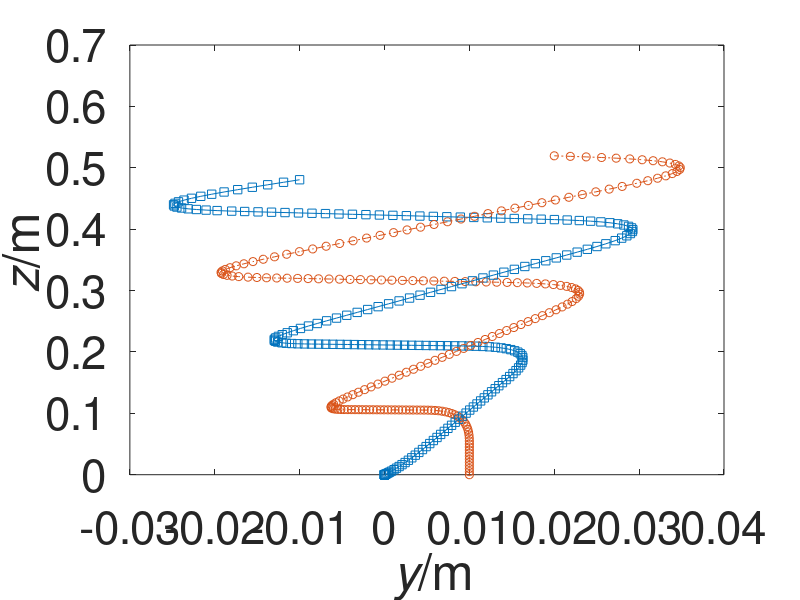

MATLAB code to generate this figure: (Note: this script raises an error after producing the figure.)
%%% rubberband2D.m
%% Last-Updated: 2024-04-14T17:19:23+0200
%%
%% SI units used throughout
%% Simulation of two bodies connected by non-Hookean spring in 2D
%% Coordinates (y,z)
ma = 1; % mass of object a
mb = 1; % mass of object b
ya0 = 0; za0 = 0; % initial position of object a
yb0 = 0.01; zb0 = 0; % initial position of object a
vya0 = 0; vza0 = 0; % initial velocity of object a
vyb0 = 0; vzb0 = 0.1; % initial velocity of object b
Gya = 0; Gza = 0; % gravity supply on object a
Gyb = 0; Gzb = 0; % gravity supply on object b
k = 4; % spring constant
ln = 0.05; % natural length of rubber band
t0 = 0; % initial time
t1 = 10; % final time, can also be earlier than initial
dt = 0.01; % time step, negative if backward time integration %@
%% adjust final time if not multiple of timestep
t1 = t1 + mod(t1-t0,dt);
%% check if timestep and time interval are consistent
if (t1-t0)*dt <= 0
  error('time interval inconsistent with timestep');
end
%% Save values of all quantities at some steps during the simulation,
%% for subsequente analysis or plotting
%% (saving at all timesteps could be too costly)
Nsaves = 200; % number of timepoints to save during the simulation
%% Calculate time interval for saving
dsave = (t1-t0)/(Nsaves-1);
if abs(dsave) < abs(dt)
  error('time interval between saves is smaller than timestep')
end
%% Initialize vectors to contain saved values
tSave = nan(Nsaves,1); % time
yaSave = nan(Nsaves,1); zaSave = nan(Nsaves,1); % position object a
ybSave = nan(Nsaves,1); zbSave = nan(Nsaves,1); % position object b
PyaSave = nan(Nsaves,1); PzaSave = nan(Nsaves,1); % momentum object a
PybSave = nan(Nsaves,1); PzbSave = nan(Nsaves,1); % momentum object b
%% Save initial values
i = 1; % index that keeps count of savepoints
tSave(1) = t0;
yaSave(1) = ya0; zaSave(1) = za0;
ybSave(1) = yb0; zbSave(1) = zb0;
PyaSave(1) = ma*vya0; PzaSave(1) = ma*vza0;
PybSave(1) = mb*vyb0; PzbSave(1) = mb*vzb0;
%% Initialize plot
cols = get(0, 'DefaultAxesColorOrder');
plot(yaSave(1), zaSave(1), 's','Color',cols(1,:)); axis('tight');
plot(ybSave(1), zbSave(1), 'o','Color',cols(2,:));
xlabel('{\it y}/m'); ylabel('{\it z}/m'); hold on;
%% %@
%% Numerical time integration
%% Initialize
t = t0;
ya = ya0; za = za0;
yb = yb0; zb = zb0;
vya = vya0; vza = vza0;
vyb = vyb0; vzb = vzb0;
Pya = ma*vya0; Pza = ma*vza0;
Pyb = mb*vyb0; Pzb = mb*vzb0;
%% loop
while (t < t1 && t0 < t1) || (t1 < t && t1 < t0) % possible backward time integr.
  %% update time
  t = t + dt;
  %% non-Hookean constitutive relation
  l = norm([ya-yb, za-zb]); % present length
  if l < ln
    Fyab = 0;
    Fzab = 0;
  else
    Fyab = -k*(ya-yb)*(l-ln)/l;
    Fzab = -k*(za-zb)*(l-ln)/l;
  end
  %% update momentum
  Fyba = -Fyab;
  Fzba = -Fzab;
  Pya = Pya + (Fyab + Gya)*dt;
  Pza = Pza + (Fzab + Gza)*dt;
  Pyb = Pyb + (Fyba + Gyb)*dt;
  Pzb = Pzb + (Fzba + Gzb)*dt;
  %% update velocity
  vya = Pya/ma;
  vza = Pza/ma;
  vyb = Pyb/mb;
  vzb = Pzb/mb;
  %% update position. We could also update first position, then velocity
  ya = ya + vya*dt;
  za = za + vza*dt;
  yb = yb + vyb*dt;
  zb = zb + vzb*dt; %@
  %% Check whether to save & plot at this step
  if min(abs([0 dsave] - mod(t-t0, dsave))) <= abs(dt)/2
    i = i+1;
    tSave(i) = t;
    yaSave(i) = ya; zaSave(i) = za;
    ybSave(i) = yb; zbSave(i) = zb;
    PyaSave(i) = Pya; PzaSave(i) = Pza;
    PybSave(i) = Pyb; PzbSave(i) = Pzb;
    plot(ya, za, 's','Color',cols(1,:));
    plot(yb, zb, 'o','Color',cols(2,:));
    pause(0.001);
  end %@
end %@
%% Plot full trajectory
plot(yaSave,zaSave,'-','Color',cols(1,:));
plot(ybSave,zbSave,'-.','Color',cols(2,:)); %@

filename = '1';
set(gca, 'FontSize', 33);print(fig, ['../rubberband2Dplot' filename '.pdf'], '-dpdf');
Plot total y-momentum vs t
figure();
plot(tSave,PyaSave+PybSave,'-','Color',cols(3,:));
axis('tight'); xlabel('{\it t}/s'); ylabel('{\it P_y}/(Ns)');
Plot total z-momentum vs t
figure();
plot(tSave,PzaSave+PzbSave,'-','Color',cols(3,:));
axis('tight'); xlabel('{\it t}/s'); ylabel('{\it P_z}/(Ns)'); %@
